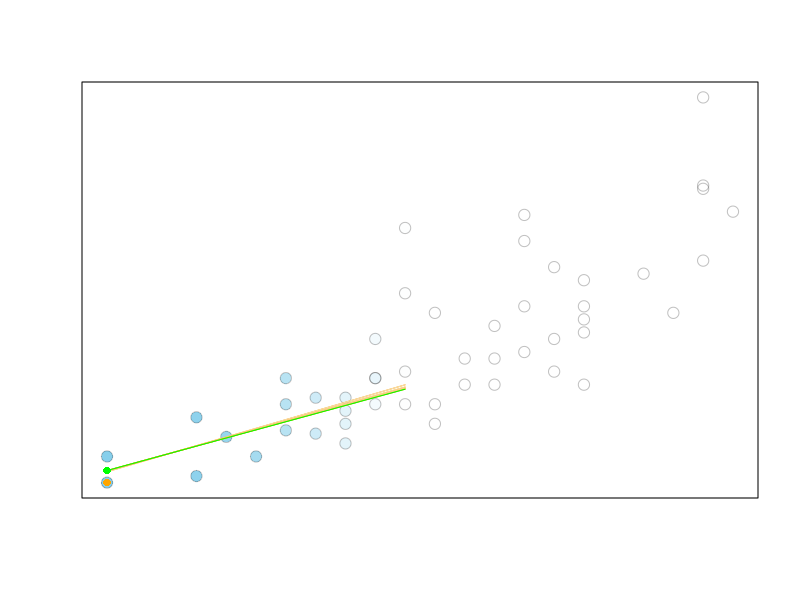
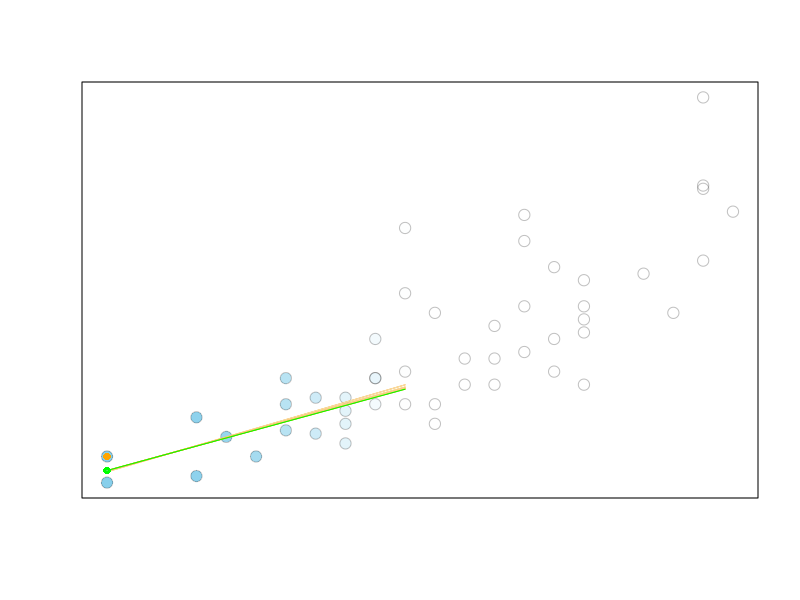
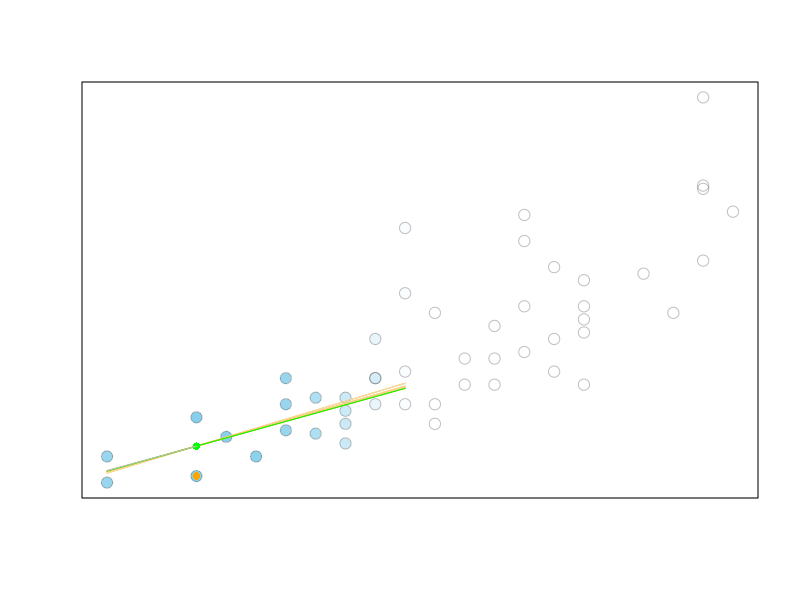
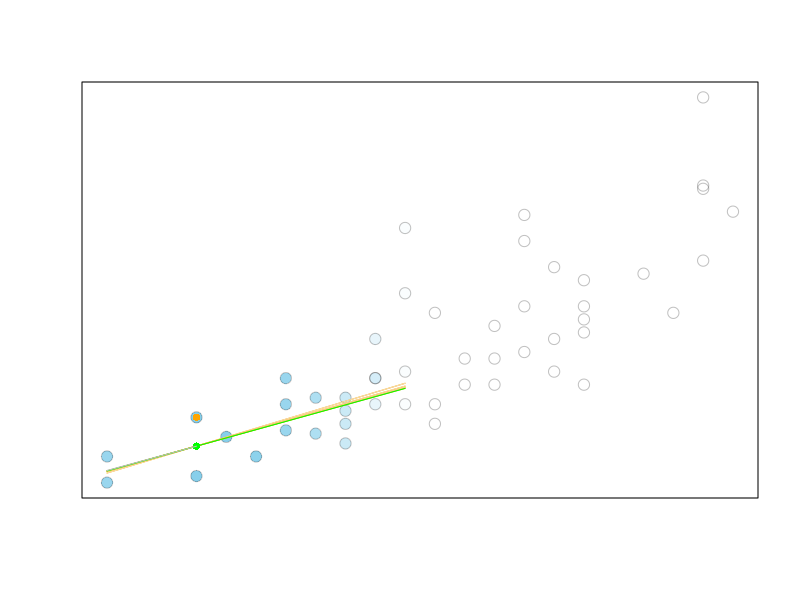
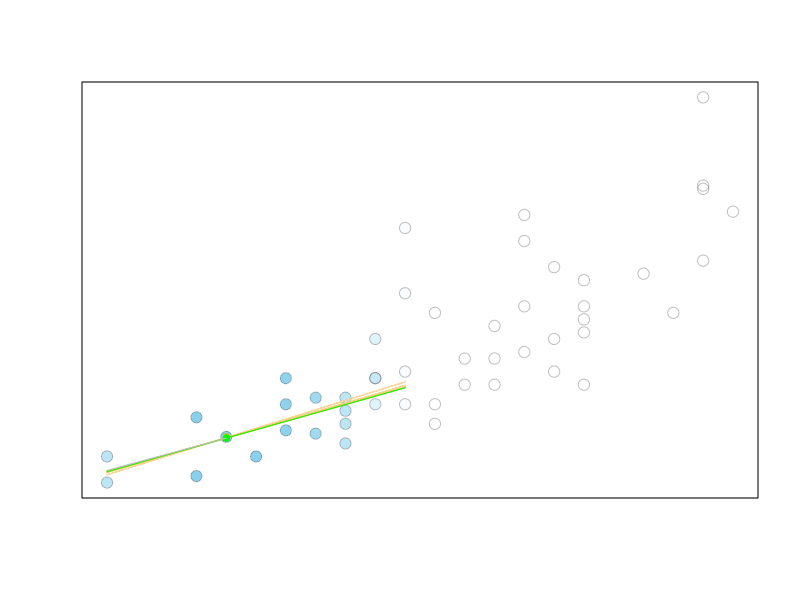
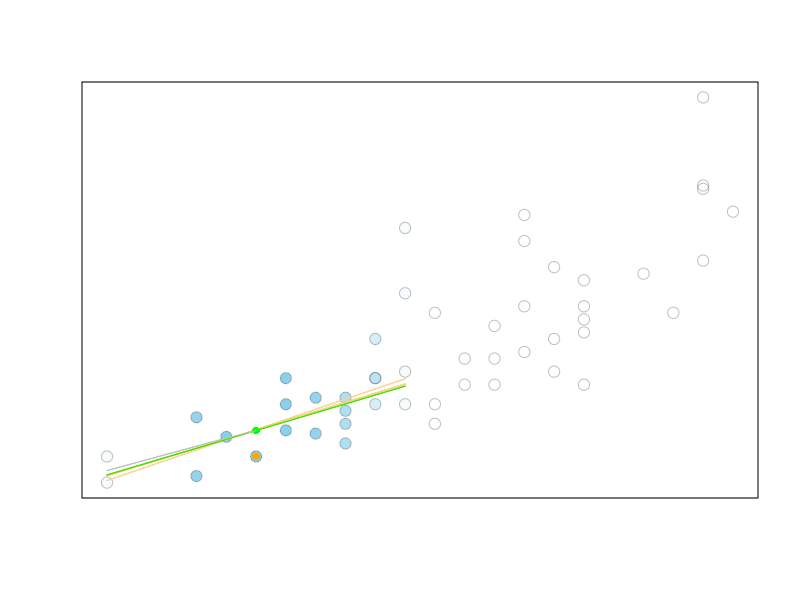
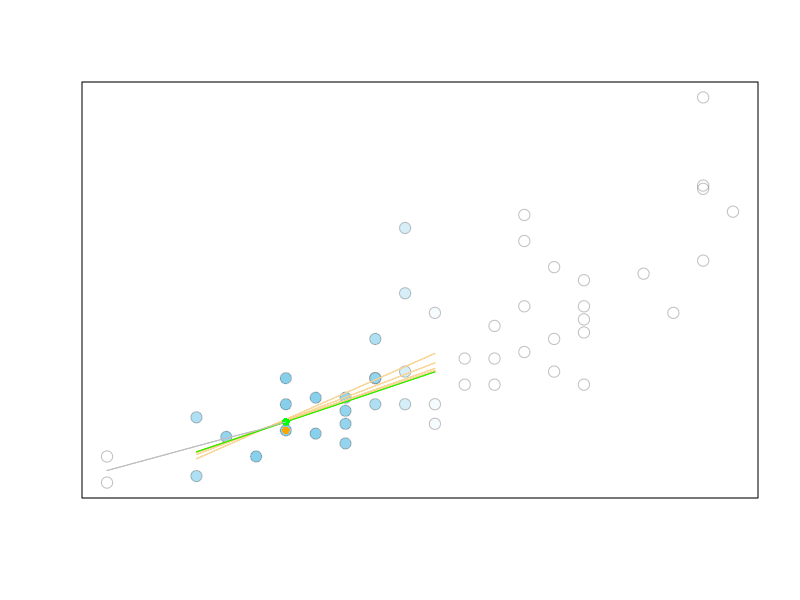
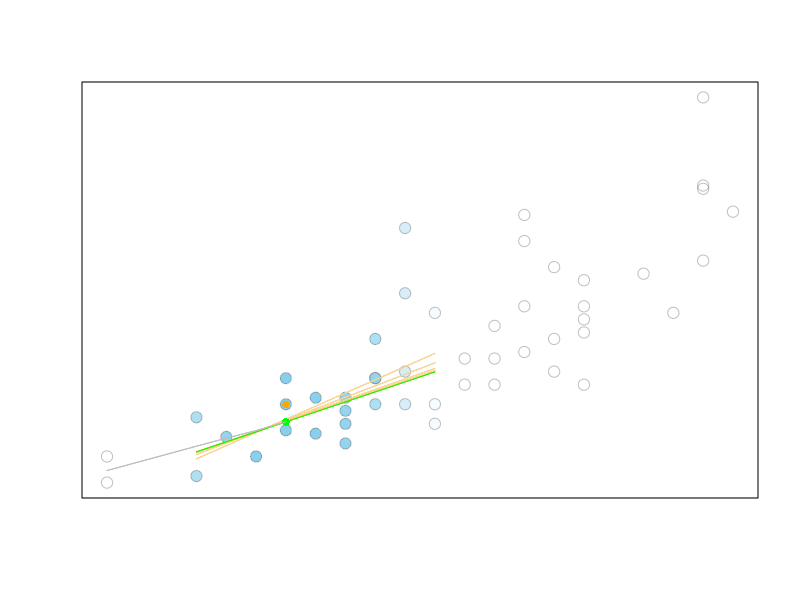

Recreate these plots in R, in order.
# Get some data for X and Y
X <- cars$speed
Y <- cars$dist

# Ensure the data has no missing values in any of the X,Y pairs
keep <- which(!is.na(X) & !is.na(Y))
X <- X[keep]
Y <- Y[keep]

# Decide on the fraction of points to use for the local regressions
f <- 1/2

# Identify the total sample size and sample size corresponding to f
n <- length(X) #total sample size
nn <- floor(n*f) #number of dots corresponding to percentage f

# Create storage for the lowess fitted-values
lfit <- rep(NA,n)

# Begin the for loop to compute lowess fitted-values
for (xc in 1:n){ #let each dot be the center dot, one at a time
  xdists <- X - X[xc]  #compute distance from all X-values to center dot x-value
  r <- sort(abs(xdists))[nn] #locate the nn"th" largest x-distance from center x-value
  xdists.nbrhd <- which(abs(xdists) < r) #identify x-values within the neighborhood
  w <- rep(0, length(xdists)) #initialize the weights for all x-values at 0
  w[xdists.nbrhd] <- (1 - abs(xdists[xdists.nbrhd]/r)^3)^3 #tri-cubic weight function 
  plot(Y ~ X, pch=21, bg=rgb(.53,.81,.92, w), #color dots by their weights
       col=rgb(.2,.2,.2,.3), cex=1.5, yaxt='n', xaxt='n', xlab="", ylab="")
  points(Y[xc] ~ X[xc], pch=16, col="orange") #add center dot to plot
  lmc <- lm(Y ~ X, weights=w) #run weighted regression
  curve(lmc$coef[1] + lmc$coef[2]*x, #draw line on neighborhood using from and to
        from=min(X[xdists.nbrhd]), to=max(X[xdists.nbrhd]), col="orange", add=TRUE)
  lines(lfit[1:xc] ~ X[1:xc], col="gray") #add lowess line up to current center dot
  
  #lines(lowess(X,Y), col=rgb(0.698,0.133,0.133,.2))
  cat("\n\n")
  readline(prompt=paste0("Center point is point #", xc, "... Press [enter] to continue..."))
  
  
  MADnotThereYet <- TRUE
  count <- 0
  while(MADnotThereYet){ #while loop will continue until "MadnotThereYet" becomes false
    
    readline(prompt=paste0("\n   Adjusting line to account for outliers in the y-direction... Press [enter] to continue..."))   
    
    # overwrite current regression to lighter color if new regression still needed:
    curve(lmc$coef[1] + lmc$coef[2]*x, from=min(X[xdists.nbrhd]), to=max(X[xdists.nbrhd]), col="wheat", add=TRUE)
    
    # update the weights
    MAD <- median(abs(lmc$res))
    resm <- lmc$res/(6*MAD)
    resm[resm>1] <- 1
    bisq <- (1-resm^2)^2
    w <- w*bisq
    obs <- coef(lmc)
    lmc <- lm(Y ~ X, weights=w)
    
    curve(lmc$coef[1] + lmc$coef[2]*x, from=min(X[xdists.nbrhd]), to=max(X[xdists.nbrhd]), col="orange", add=TRUE)
    
    #stopping criterion for the weighted regressions in y-direction
    count <- count + 1
    if ( (sum(abs(obs-lmc$coef))<.1) | (count > 3))
      MADnotThereYet <- FALSE
    
  }
  
  curve(lmc$coef[1] + lmc$coef[2]*x, from=min(X[xdists.nbrhd]), to=max(X[xdists.nbrhd]), col="green", add=TRUE)
  points(lmc$coef[1] + lmc$coef[2]*X[xc] ~ X[xc], pch=16, col="green")
  
  
  readline(prompt=paste0("\n   Use final line to get fitted value for this point... Press [enter] to continue to next point..."))
  
  lfit[xc] <- predict(lmc, data.frame(X=X[xc]))
  lines(lfit[1:xc] ~ X[1:xc], col="gray")
  
  
  if (xc == n){
    readline(prompt=paste0("\n  Press [enter] to see actual Lowess curve..."))
    lines(lowess(X,Y, f=f), col="firebrick")
    legend("topleft", bty="n", legend="Actual lowess Curve using lowess(...)", col="firebrick", lty=1)
  }
  
  
}
